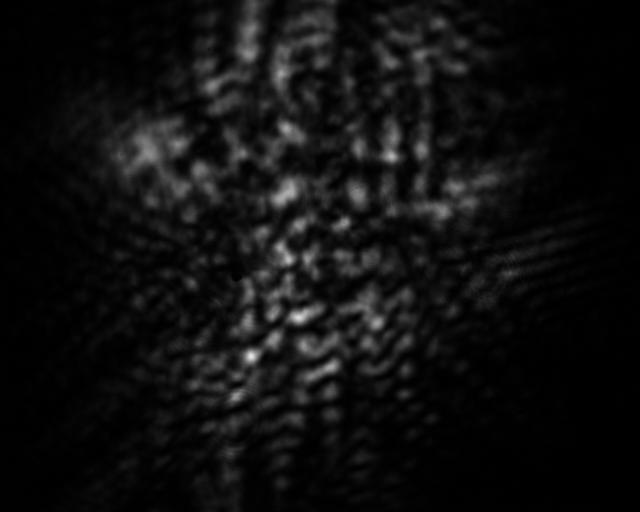
#> input picture ExperimentTools/speckles/histogram/0.5angle_before_cuvette_4/1.15A.png, 1280 x 1024 px, found by its file name (shown at 1/2 size)
$ python experiment_simulation_with_probe_2d.py
#> lines starting #> are read from the running program, lines starting #| are printed output that depends on the picture
### Numerical_Project/utils/split_step/SplitStep2dWithProbe.py
import numpy as np
from Numerical_Project.utils.Fresnel.Fresnel_2D.fresnel_approximation_2d import fresnel_approximation_2d
from Numerical_Project.utils.split_step.SplitStep2d import SplitStep2d   # wherever you defined it
from Numerical_Project.utils.heatmap_generator import XY_2d_heatmap
import matplotlib.pyplot as plt


class SplitStep2dWithProbe(SplitStep2d):
    def __init__(self, *args, init_probe=None, probe_lambda=632, **kwargs):
        """
        All the same args/kwargs as the base class,
        plus an optional 'init_probe' field which
        you can pass to .propagate() below.
        """
        super().__init__(*args, **kwargs)
        self._init_probe = init_probe  # store it for propagate()
        self._probe_lambda = probe_lambda
        self.theta = 0

    # [11 lines left out: functions probe_propagation_part, probe_propagation_part_w_tri_phase, not called in this run]

    def propagate(self, L, x, y, init_envelope, tri_phase=False):
        """
        Same signature as SplitStep2d.propagate!

        - init_envelope: always your pump's initial field.
        - self._init_probe: if not None, we also carry a probe.
        """
        # Run exactly the base‐class pump‐only propagation,
        # *but* we lift out the loop so we can interleave probe.
        dz = L / int(self.num_steps)
        pump = init_envelope.copy()

        # If user supplied a probe at init,
        # make a working copy here.  Otherwise None.
        probe = None
        probe_lamda = self._probe_lambda if self._probe_lambda is not None else self.lamda
        probe_k0 = 2 * np.pi / probe_lamda
        if self._init_probe is not None:
            probe = self._init_probe.copy().astype(np.complex128)

        if tri_phase:
            y1 = y + max(y)
            X, Y = np.meshgrid(x, y1)  # Create a meshgrid for the coordinates

        pump_energy = []
        probe_energy = []

        # single loop, exactly like base class
        for i in range(int(self.num_steps)):
            # --- pump: linear Fresnel step ---
            _, _, pump = fresnel_approximation_2d(
                pump, x, y, dz, self.refractive_index, self.lamda)

            # --- pump: Kerr nonlinearity ---
            pump = self.non_linear_propagation_part(pump, dz)

            # record pump energy if you like
            dx = x[1] - x[0]
            dy = y[1] - y[0]
            pump_energy.append(np.sum(np.abs(pump) ** 2) * dx * dy)

            if probe is not None:
                # 2) phase‐kick probe
                if tri_phase:
                    probe = self.probe_propagation_part_w_tri_phase(pump, probe, probe_k0, dz, Y)
                else:
                    probe = self.probe_propagation_part(pump, probe, probe_k0, dz)

                # 3) linear Fresnel on probe
                _, _, probe = fresnel_approximation_2d(
                    probe, x, y, dz, self.refractive_index, probe_lamda)

                # record probe energy
                probe_energy.append(np.sum(np.abs(probe) ** 2) * dx * dy)

            if i%self.data_save_rate == 0 or i == int(self.num_steps) - 1:
                # save every N steps, or last step
                if probe is not None:
                    print(f'loop {i} of {int(self.num_steps)}, pump and probe')

        # return exactly the same dict‐like structure shape
        out = {
            'z': np.linspace(0, L, int(self.num_steps) + 1),
            'pump_final': pump,
            'pump_energy': np.array(pump_energy),
        }
        if probe is not None:
            out['probe_final'] = probe
            out['probe_energy'] = np.array(probe_energy)
        return out

### Numerical_Project/utils/Fresnel/Fresnel_2D/fresnel_approximation_2d.py
import numpy as np
import sys

# setting path
sys.path.append('../../../')
from Numerical_Project.utils.FFT.FFT_2D.fourier_transform_2d import fourier_transform_2d
from Numerical_Project.utils.FFT.FFT_2D.inverse_fourier_transform_2d import inverse_fourier_transform_2d


def fresnel_approximation_2d(f, x, y, d, refractive_index, lamda=1, H0=1):

    init_energy = np.sum(np.abs(f) ** 2)
    # print(f'initial energy - {init_energy}')

    # Find F(vx, vy) weight function to put in fresnel by transforming input func
    VX, VY, F = fourier_transform_2d(f, x, y)

    dx = x[1] - x[0]
    numerical_intensity_normalization = dx ** 4 * len(F) ** 2
    # print(f'energy after FFT - {(np.sum(np.abs(F) ** 2) / numerical_intensity_normalization)}')

    # calculate the transfer function approximation
    H0 *= np.exp(-1j * (2 * np.pi * refractive_index / lamda) * d)
    H = H0 * np.exp(1j * np.pi * lamda/refractive_index * d * (VX ** 2 + VY ** 2))

    # calculate output by inverse transform of the product H(vx, vy)*F(vx,vy)
    vx = VX[0, :]
    vy = VY[:, 0]
    X, Y, G = inverse_fourier_transform_2d(H * F, vx, vy)

    intensity_after_propagation = np.sum(np.abs(G) ** 2)
    # print(f'energy after propagation - {intensity_after_propagation}')

    return X, Y, G

### Numerical_Project/utils/FFT/FFT_2D/fourier_transform_2d.py
from scipy.fft import fftfreq, fftshift
from pyfftw.interfaces.scipy_fft import fft2
import numpy as np

def fourier_transform_2d(f, x, y):
    """
    Calculate the FFT_2D Fourier transform of a given function over a grid defined by x and y,
    approximating the continuous Fourier transform defined with integrals over infinite bounds,
    and applying a Hanning window to reduce edge effects.

    Parameters:
    - func: A callable function that takes two arrays (x, y) and returns a FFT_2D array.
    - x: FFT_1D array of x-coordinates.
    - y: FFT_1D array of y-coordinates.

    Returns:
    - vx, vy: FFT_2D arrays of shifted frequency components in the x and y directions.
    - g: FFT_2D array of Fourier coefficients after applying normalization and phase correction.
    """

    # Discretize space (x, y)
    x0, dx = x[0], x[1] - x[0]
    y0, dy = y[0], y[1] - y[0]

    # Generate a FFT_2D grid of x and y coordinates
    X, Y = np.meshgrid(x, y)

    # Calculate the FFT_2D FFT_1D of the windowed function
    g = fft2(fftshift(f))

    # Continuous frequency normalization factors (in cycles per unit distance)
    vx = fftfreq(f.shape[0], dx)  # Frequencies in cycles per unit distance
    vy = fftfreq(f.shape[1], dy)

    # Scale frequencies to match the continuous Fourier transform definition
    vx = fftshift(vx)
    vy = fftshift(vy)
    VX, VY = np.meshgrid(vx, vy)

    g = fftshift(g) * dx * dy

    return VX, VY, g

### Numerical_Project/utils/split_step/SplitStep2d.py
import numpy as np
import sys
from Numerical_Project.utils.Fresnel.Fresnel_2D.fresnel_approximation_2d import fresnel_approximation_2d

# setting path
sys.path.append('../../../')
class SplitStep2d:
    def __init__(self, kerr_coefficient, num_steps=1e3, lamda=532e-9):
        self.lamda = lamda
        self.kerr_coefficient = kerr_coefficient  # The order of magnitude of the coefficient n2 (in units of m^2/W) is 1e-20 to 1e-l8 in glasses, 1e-l8 to 1e-11 in doped glasses, 1e-14 to 1e-12 in organic materials, and 1e-14 to 1e-6 in semiconductors.
        self.refractive_index = 1.46  # Silica
        self.free_space_impedance = 376.73  # Ohm
        self.k0 = 2 * np.pi / lamda
        self.k = self.k0 * self.refractive_index
        self.num_steps = num_steps
        self.data_save_rate = np.floor(num_steps / 100)  # Save data every N steps

    # [51 lines left out: functions non_linear_propagation_part, propagate, graph_propagation_slices, not called in this run]

### Numerical_Project/utils/heatmap_generator.py

# [8 lines left out: function FFT_2d_heatmap, not called in this run]

def XY_2d_heatmap(ax, fig, x, y, Intensity, title, cmap='gray'):
    c = ax.imshow(Intensity, extent=[x.min(), x.max(), y.min(), y.max()],
               origin='lower', cmap=cmap)
    fig.colorbar(c, ax=ax)
    ax.set_xlabel('X')
    ax.set_ylabel('Y')
    ax.set_title(title)
    return ax

### Numerical_Project/simulation/non_linear_propagation_2d/experiment_simulation_with_probe_2d.py
# =============================
# Imports and Configuration
# =============================
import numpy as np
import matplotlib.pyplot as plt
import matplotlib
from scipy.interpolate import RegularGridInterpolator
from PIL import Image
#matplotlib.use('TkAgg')

from Numerical_Project.utils.split_step.SplitStep2dWithProbe import SplitStep2dWithProbe
from Numerical_Project.utils.FFT.FFT_2D.fourier_transform_2d import fourier_transform_2d
from Numerical_Project.utils.Fresnel.Fresnel_2D.fresnel_approximation_2d import fresnel_approximation_2d
from Numerical_Project.utils.heatmap_generator import XY_2d_heatmap

free_space_impedance = 376.73 # Ohm

# =============================
# Utility Functions
# =============================

def shadowgraph_from_probe(probe_stack: list,
                           L: float, dx: float, dy: float):
    """
    Take the final probe intensity and approximate
    a shadowgram contrast via ∇²(N) → ΔI/I₀.
    Here we just do ΔI/I₀ ≈ (I_final - I₀)/I₀.
    """
    I0 = np.abs(probe_stack[0]) ** 2
    I_end = np.abs(probe_stack[-1]) ** 2
    contrast = (I_end - I0) / I0
    # Or, if you prefer the Laplacian‐of‐δn route, compute δn_line =
    # sum_k delta_n[:,:,k] * dz, then do ∇²xd+dy², etc.
    return contrast

def get_pump_intensity(N, square_width: float, pump_laser_power: float):
    # 1) Load your image (using PIL just for I/O)
#> called with N = 256, square_width = 0.00125, pump_laser_power = 12
    img = Image.open('1.15A.png').convert('L')  # grayscale
    Iccd = np.array(img, dtype=float)  # shape (H, W)
    H, W = Iccd.shape
#> H = 1024; W = 1280

    # 2) Build a linear interpolator on the original pixel grid
    #    We index pixels as y=0..H-1, x=0..W-1
    orig_y = np.arange(H)
#> orig_y = 1024 values from 0 to 1023
    orig_x = np.arange(W)
#> orig_x = 1280 values from 0 to 1279
    interp = RegularGridInterpolator(
        (orig_y, orig_x), Iccd,
        method='linear',  # bilinear
        bounds_error=False,
        fill_value=0
    )

    # 3) Make your new N×N grid of “virtual pixel” coordinates
    # If you want to preserve physical width L_phys:
    #  Y goes from 0..H-1 maps to y_phys in [-L/2 .. +L/2], etc.
    new_y = np.linspace(0, H - 1, N)
#> new_y = 256 values from 0 to 1023
    new_x = np.linspace(0, W - 1, N)
#> new_x = 256 values from 0 to 1279
    YY, XX = np.meshgrid(new_y, new_x)

    # 4) Interpolate
    points = np.stack([YY.ravel(), XX.ravel()], axis=-1)  # shape (N*N, 2)
    I_resized = interp(points).reshape(N, N)
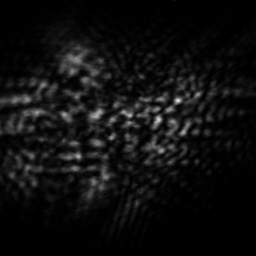
#> I_resized: shape (256, 256) float64; min 0, max 229.8, mean 15

    # 5) Now normalize & form your complex probe envelope
    dx = square_width / N  # your physical pixel pitch
    I_resized *= (pump_laser_power / (dx * dx)) / I_resized.sum()
    target = (N / 2, N / 2)
    x = 110
    y = 87
    shift_x = int(round(target[1] - x))
    shift_y = int(round(target[0] - y))

    # === 4) Shift via np.roll (integer shift) ===
    I_centered = np.roll(I_resized, shift=(shift_y, shift_x), axis=(0, 1))
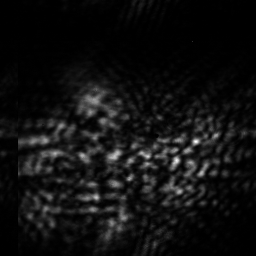
#> I_centered: shape (256, 256) float64; min 0, max 117390450.2, mean 7680000; drawn with min black and max white
    return np.sqrt(I_centered).astype(np.complex128)

def get_far_field(ax, fig, lamda, d, final_propogated_enevelope, coords, title, cmap='viridis'):
    """
    Plot the far-field intensity distribution of the envelope after Fourier transform.
    """
    Vx, Vy, final_envelope_after_fourier = fourier_transform_2d(final_propogated_enevelope, *coords)
    Intensity_after_fourier = ((lamda * d) ** -2) * np.abs(final_envelope_after_fourier) ** 2
    X_1 = Vx * lamda * d
    Y_1 = Vy * lamda * d
    x1 = X_1[0, :]
    y1 = Y_1[:, 0]
    dx1 = x1[1] - x1[0]
    dy1 = y1[1] - y1[0]

    XY_2d_heatmap(ax, fig, X_1, Y_1, Intensity_after_fourier, title, cmap=cmap)

    return dx1, dy1, Intensity_after_fourier


# =============================
# Core Simulation/Analysis Functions
# =============================
def propagation_through_setup(kerr_coefficient, coords, d, L, init_pump_envelope, init_probe_envelope, probe_lambda, save_prop_data_file=None, prev_propagation_file_path=None):
    """
    Simulate the propagation of a pump and probe beam through a nonlinear medium and visualize results.
    """
#> called with kerr_coefficient = -3e-10, d = 0.2, L = 0.0125, init_pump_envelope = array of shape (256, 256), probe_lambda = 6.32e-07
    X, Y = np.meshgrid(coords[0], coords[1])  # Create a meshgrid for the coordinates
    # Visualization: Initial pump and probe
    fig, axes = plt.subplots(1, 2, figsize=(15, 7))
    axes = axes.ravel()
    init_pump_intensity = np.abs(init_pump_envelope) ** 2
    init_probe_intensity = np.abs(init_probe_envelope) ** 2
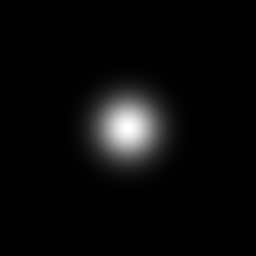
#> init_probe_intensity: shape (256, 256) float64; min 6.78e-09, max 624624656.2, mean 24936775.2; drawn with min black and max white
    XY_2d_heatmap(axes[0], fig, X, Y, init_pump_intensity, 'Initial Intensity', cmap='viridis')
    XY_2d_heatmap(axes[1], fig, X, Y, init_probe_intensity, 'Initial Probe Intensity', cmap='viridis')
    plt.show()
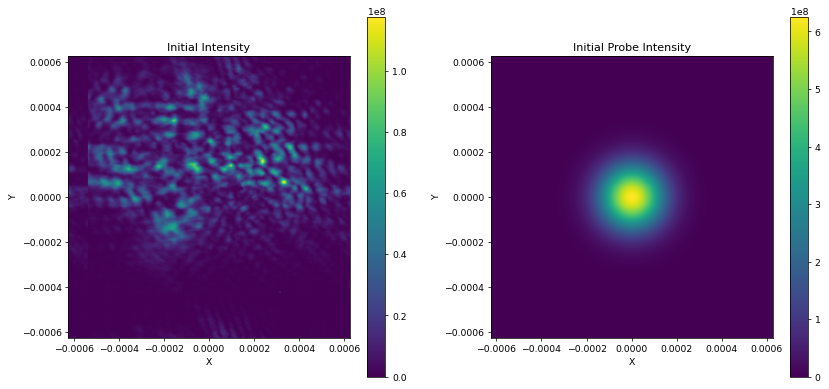
#> figure drawn by matplotlib, 4 panels

    # Propagation
    split_step = SplitStep2dWithProbe(kerr_coefficient=kerr_coefficient, num_steps=1e4, init_probe=init_probe_envelope, probe_lambda=probe_lambda)
#> in __init__, `self._init_probe = init_probe`:
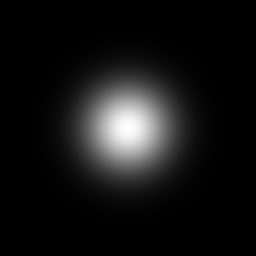
#> self._init_probe: shape (256, 256) float64; min 8.23e-05, max 24992.5, mean 1994.9; drawn with min black and max white
    split_step.data_save_rate = 1000  # Save data every 1000 steps

    if prev_propagation_file_path is not None:
        data = np.load(prev_propagation_file_path, allow_pickle=True)
        post_propagation = data["arr_0"].item()

    else:
        post_propagation = split_step.propagate(L, *coords, init_pump_envelope)
#> the loop in propagate, `for i in range(int(self.num_steps)):` made 1 pass
#> after the loop in propagate, `for i in range(int(self.num_steps)):`: probe_energy = []
        if save_prop_data_file is not None:
            np.savez(save_prop_data_file, post_propagation)


    final_intensity_pump = np.abs(post_propagation['pump_final']) ** 2
    final_intensity_probe = np.abs(post_propagation['probe_final']) ** 2


    # Visualization: Final pump and probe, and their far-field
    fig, axes = plt.subplots(2, 2, figsize=(15, 15))
    axes = axes.ravel()
    XY_2d_heatmap(axes[0], fig, X, Y, final_intensity_pump, f'Final Intensity Pump, n2 ={kerr_coefficient}', cmap='viridis')
    XY_2d_heatmap(axes[1], fig, X, Y, final_intensity_probe, f'Final Intensity Probe', cmap='viridis')


    # update far field axes
    dx1, dy1, Intensity_after_fourier = get_far_field(axes[2], fig, split_step.lamda, d, post_propagation['pump_final'], coords, f'Intensity of pump after fourier, n2 ={kerr_coefficient}')

    # Print energy conservation for pump
    print('energy conservation of pump:')
    print(f'initial energy before propagation - {post_propagation["pump_energy"][0]}')
    print(f'final energy {post_propagation["pump_energy"][-1]}')
    print(f'final energy out of initial energy percentage - {post_propagation["pump_energy"][-1]/post_propagation["pump_energy"][0]*100} %')
    print(f'energy after fourier - {np.sum(Intensity_after_fourier * dx1 * dy1)}')
    print(f'energy after fourier out of initial energy percentage - {np.sum(Intensity_after_fourier*dx1*dy1)/post_propagation["pump_energy"][0]*100} %')

    # Plot fourier of probe envelope
    dx2, dy2, probe_intensity_after_fourier = get_far_field(axes[3], fig, probe_lambda, d, post_propagation['probe_final'], coords, f'Intensity of probe after fourier, n2 ={kerr_coefficient}')

    # Print energy conservation for probe
    print('energy conservation of probe:')
    print(f'initial energy before propagation - {post_propagation["probe_energy"][0]}')
    print(f'final energy {post_propagation["probe_energy"][-1]}')
    print(f'final energy out of initial energy percentage - {post_propagation["probe_energy"][-1] / post_propagation["probe_energy"][0] * 100} %')
    print(f'energy after fourier - {np.sum(probe_intensity_after_fourier * dx2 * dy2)}')
    print(
        f'energy after fourier out of initial energy percentage - {np.sum(probe_intensity_after_fourier * dx2 * dy2) / post_propagation["probe_energy"][0] * 100} %')
    plt.show()

    # create diff graph of probe and pump
    fig, axes = plt.subplots(1,2, figsize=(15, 7))
    axes = axes.ravel()
    XY_2d_heatmap(axes[0], fig, X, Y, np.abs(init_pump_intensity/np.sum(init_pump_intensity) - final_intensity_pump/np.sum(final_intensity_pump)), 'Normalized Intensity diff - Pump', cmap='viridis')
    XY_2d_heatmap(axes[1], fig, X, Y, np.abs(init_probe_intensity/np.sum(init_probe_intensity) - final_intensity_probe/np.sum(final_intensity_probe)), 'Normalized Intensity diff - Probe', cmap='viridis')
    plt.show()

# =============================
# Main Execution Block
# =============================
if __name__ == "__main__":

    # Thin Cuvette measures 1.25x1.25x4.5 cm on the outside in set up
    L = 1.25e-2 # length of the cuvette in meters
    N = 2 ** 8 # resolution of propagating envelopes, usually n=2**9
    square_width = 1.25e-3
    d = 0.2  # distance to screen - 20cm
    kerr_coefficient = -3e-10  # m^2/W

    laser_power = 1.2e1
    init_pump_envelope = get_pump_intensity(N, square_width, laser_power)  # load the pump intensity from the image

    probe_amplitude = 2.5e4
    probe_lambda = 632e-9  # probe wavelength in meters
    sigma_probe = 2e-4  # probe beam width
    x = np.linspace(-0.5 * square_width, 0.5 * square_width, N)
    x0 = 0
    y0 = 0
    # Create a meshgrid for the probe envelope
    X, Y = np.meshgrid(x, x)  # Create a meshgrid for the coordinates
    init_probe_envelope = probe_amplitude*np.exp(-((X - x0) ** 2 + (Y - y0) ** 2) / (sigma_probe ** 2))

    propagation_through_setup(kerr_coefficient, (x, x), d, L, init_pump_envelope, init_probe_envelope, probe_lambda)
#> (the call stopped at in fourier_transform_2d, `g = fft2(fftshift(f))`: pyfftw is not available in this run)

$ run again, with ExperimentTools/speckles/histogram/0.5angle_before_cuvette_4/4A.png copied over ExperimentTools/speckles/histogram/0.5angle_before_cuvette_4/1.15A.png
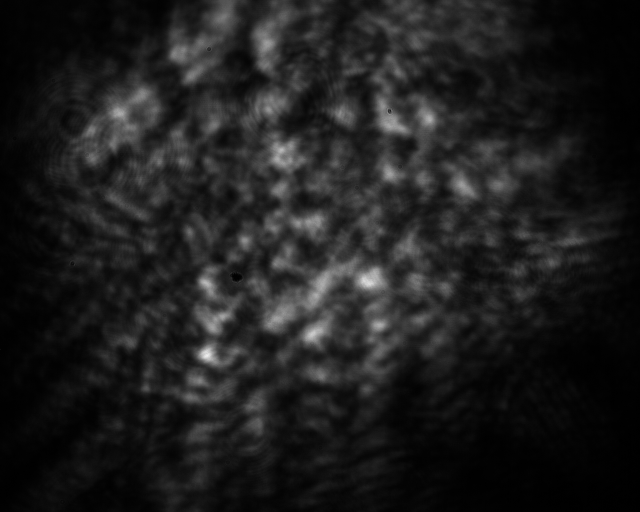
#> input picture ExperimentTools/speckles/histogram/0.5angle_before_cuvette_4/4A.png, 1280 x 1024 px, found by its file name (shown at 1/2 size)
#> in get_pump_intensity, `I_centered = np.roll(I_resized, shift=(shift_y, shift_x), axis=(0, 1))`:
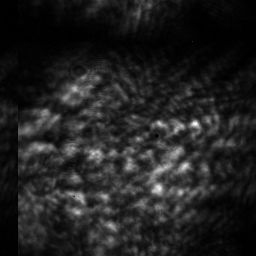
#> I_centered: shape (256, 256) float64; min 0, max 59402821, mean 7680000; drawn with min black and max white
#> in propagation_through_setup, `plt.show()`:
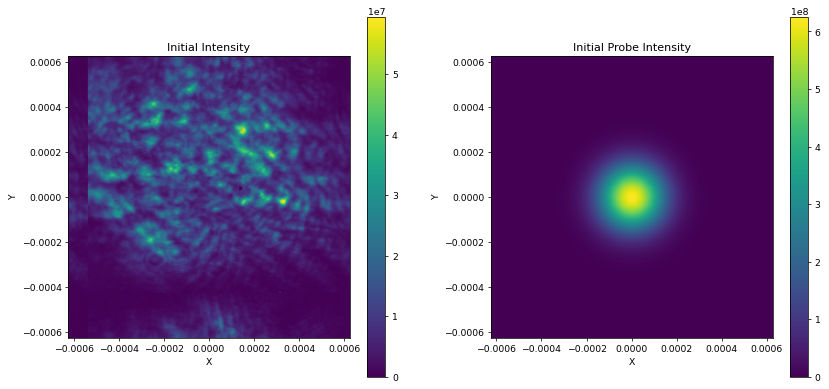
#> figure drawn by matplotlib, 4 panels
#> the loop in propagate, `for i in range(int(self.num_steps)):` made 1 pass
#> after the loop in propagate, `for i in range(int(self.num_steps)):`: probe_energy = []
